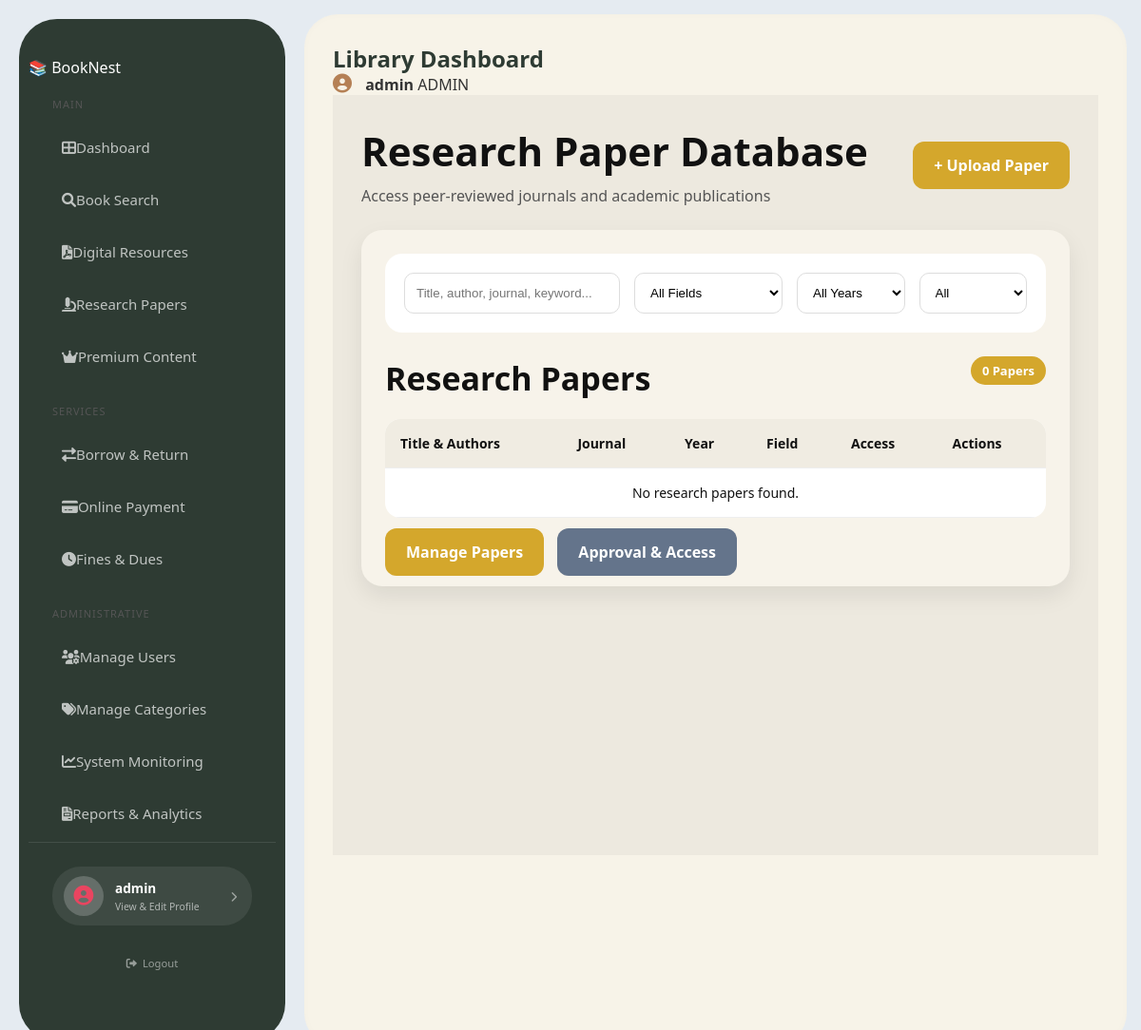
The page /research-papers/ (signed in) on the database as committed earlier.
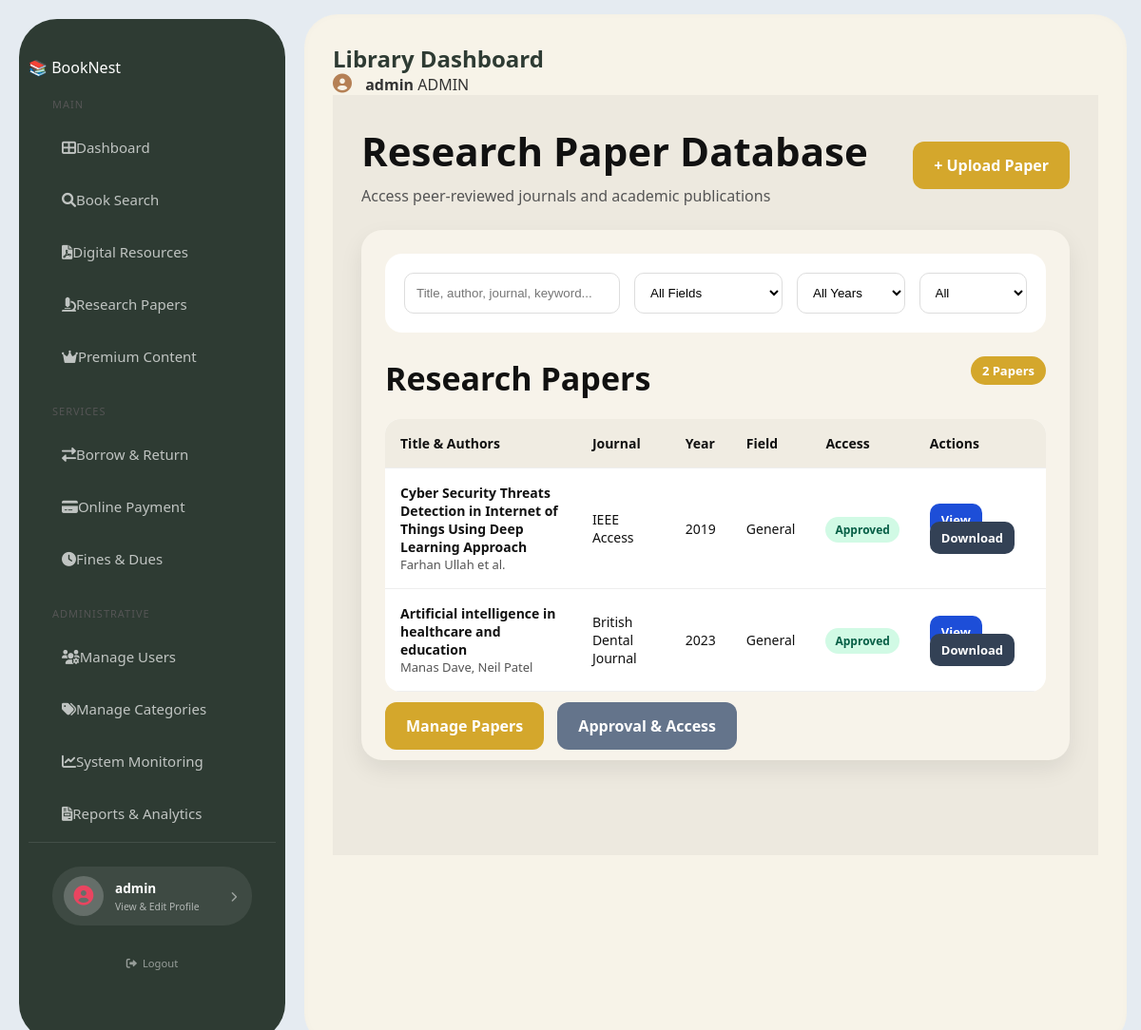
The same page on the database as committed later.
### library/models.py (models this page shows, shortened)
class ResearchPaper(models.Model):
    STATUS_CHOICES = [
        ('pending', 'Pending'),
        ('approved', 'Approved'),
        ('rejected', 'Rejected'),
    ]
    title = models.CharField(max_length=200)
    author = models.CharField(max_length=200)
    journal = models.CharField(max_length=200)
    year = models.PositiveIntegerField()
    abstract = models.TextField(blank=True, null=True)
    paper_file = models.FileField(upload_to='research_papers/')
    status = models.CharField(max_length=20, choices=STATUS_CHOICES, default='pending')
    uploaded_by = models.ForeignKey(User, on_delete=models.CASCADE)
    uploaded_at = models.DateTimeField(auto_now_add=True)

### library/views.py (the view)
# urls.py: path('research-papers/', views.research_papers, name='research_papers'),
@login_required
def research_papers(request):
    papers = ResearchPaper.objects.filter(status='approved').order_by('-uploaded_at')
    query = request.GET.get('q', '')
    if query:
        papers = papers.filter(title__icontains=query) | papers.filter(author__icontains=query) | papers.filter(journal__icontains=query)
    return render(request, 'library/research_papers.html', {
        'papers': papers,
        'query': query,
        'is_librarian_or_admin': is_librarian_or_admin(request.user),
    })

### library/models.py (called while the page is built)
    def get_full_name(self):
        if self.first_name and self.last_name:
            return f"{self.first_name} {self.last_name}"
        return self.username

### library/views.py (called while the page is built)
def is_librarian_or_admin(user):
    return user.is_authenticated and (
        user.role in [User.LIBRARIAN, User.ADMIN] or user.is_superuser
    )

### library/templates/library/research_papers.html (shortened to what this page needs)
{% extends 'library/base.html' %}
{% block content %}
<div class="research-page">
<div class="research-header">
<div class="research-title">
<h1>Research Paper Database</h1>
<p>Access peer-reviewed journals and academic publications</p>
</div>
{% if is_librarian_or_admin %}
<a href="{% url 'upload_research_paper' %}" class="upload-btn">+ Upload Paper</a>
{% endif %}
</div>
<div class="main-box">
<div class="search-box">
<form method="GET">
<div class="search-grid">
<input type="text" placeholder="Title, author, journal, keyword..." name="q">
<select>
<option>All Fields</option>
</select>
<select>
<option>All Years</option>
</select>
<select>
<option>All</option>
</select>
</div>
</form>
</div>
<div class="section-title">
Research Papers
<span class="paper-count">{{ papers|length }} Papers</span>
</div>
<table>
<thead>
<tr>
<th>Title & Authors</th>
<th>Journal</th>
<th>Year</th>
<th>Field</th>
<th>Access</th>
<th>Actions</th>
</tr>
</thead>
<tbody>
{% for paper in papers %}
<tr>
<td>
<div class="paper-title">{{ paper.title }}</div>
<div class="paper-author">{{ paper.author }}</div>
</td>
<td>{{ paper.journal }}</td>
<td>{{ paper.year }}</td>
<td>{{ paper.category|default:"General" }}</td>
<td>
{% if paper.status == 'approved' %}
<span class="badge badge-open">Approved</span>
{% else %}
<span class="badge badge-pending">{{ paper.status }}</span>
{% endif %}
</td>
<td>
<a href="{% url 'paper_detail' paper.id %}" class="action-btn view-btn">View</a>
{% if paper.status == 'approved' %}
<a href="{% url 'download_paper' paper.id %}" class="action-btn download-btn">Download</a>
{% endif %}
</td>
</tr>
{% empty %}
<tr>
<td colspan="6" style="text-align:center;">No research papers found.</td>
</tr>
{% endfor %}
</tbody>
</table>
{% if is_librarian_or_admin %}
<div class="bottom-btns">
<a href="{% url 'manage_research_papers' %}" class="upload-btn">Manage Papers</a>
<a href="{% url 'approval_access_control' %}" class="upload-btn" style="background:#64748b;">Approval & Access</a>
</div>
{% endif %}
</div>
</div>
{% endblock %}

Rows that differ between the two databases and show on the page:
added ResearchPaper: title "Cyber Security Threats Detection in Internet of Things Using Deep Learning Approach", author "Farhan Ullah et al.", journal "IEEE Access", year "2019", category "General", status "Approved"
added ResearchPaper: title "Artificial intelligence in healthcare and education", author "Manas Dave, Neil Patel", journal "British Dental Journal", year "2023", category "General", status "Approved"
Other text that changed with them:
{{ papers|length }}: "0" → "2"
text no longer shown: "No research papers found."
